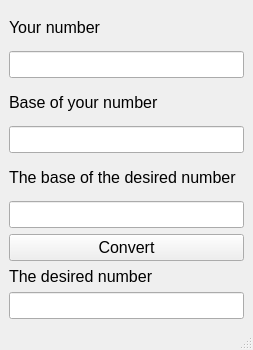
<?xml version="1.0" encoding="UTF-8"?>
<ui version="4.0">
 <class>MainWindow</class>
 <widget class="QMainWindow" name="MainWindow">
  <property name="geometry">
   <rect>
    <x>0</x>
    <y>0</y>
    <width>253</width>
    <height>350</height>
   </rect>
  </property>
  <property name="windowTitle">
   <string>MainWindow</string>
  </property>
  <widget class="QWidget" name="centralwidget">
   <layout class="QHBoxLayout" name="horizontalLayout">
    <item>
     <layout class="QVBoxLayout" name="verticalLayout">
      <item>
       <widget class="QLabel" name="label">
        <property name="font">
         <font>
          <pointsize>12</pointsize>
         </font>
        </property>
        <property name="text">
         <string>Your number</string>
        </property>
       </widget>
      </item>
      <item>
       <widget class="QLineEdit" name="EditNumber">
        <property name="font">
         <font>
          <pointsize>12</pointsize>
         </font>
        </property>
       </widget>
      </item>
      <item>
       <widget class="QLabel" name="label_2">
        <property name="font">
         <font>
          <pointsize>12</pointsize>
         </font>
        </property>
        <property name="text">
         <string>Base of your number</string>
        </property>
       </widget>
      </item>
      <item>
       <widget class="QLineEdit" name="EditBaseNumber">
        <property name="font">
         <font>
          <pointsize>12</pointsize>
         </font>
        </property>
       </widget>
      </item>
      <item>
       <widget class="QLabel" name="label_3">
        <property name="font">
         <font>
          <pointsize>12</pointsize>
         </font>
        </property>
        <property name="text">
         <string>The base of the desired number</string>
        </property>
       </widget>
      </item>
      <item>
       <widget class="QLineEdit" name="EditDesiredNumber">
        <property name="font">
         <font>
          <pointsize>12</pointsize>
         </font>
        </property>
       </widget>
      </item>
      <item>
       <widget class="QPushButton" name="TransitButton">
        <property name="font">
         <font>
          <pointsize>12</pointsize>
         </font>
        </property>
        <property name="text">
         <string>Convert</string>
        </property>
       </widget>
      </item>
      <item>
       <layout class="QVBoxLayout" name="verticalLayout_2">
        <item>
         <widget class="QLabel" name="label_4">
          <property name="font">
           <font>
            <pointsize>12</pointsize>
           </font>
          </property>
          <property name="text">
           <string>The desired number</string>
          </property>
         </widget>
        </item>
        <item>
         <widget class="QLineEdit" name="DesiredNumber">
          <property name="font">
           <font>
            <pointsize>12</pointsize>
           </font>
          </property>
          <property name="readOnly">
           <bool>true</bool>
          </property>
         </widget>
        </item>
       </layout>
      </item>
     </layout>
    </item>
   </layout>
  </widget>
  <widget class="QMenuBar" name="menubar">
   <property name="geometry">
    <rect>
     <x>0</x>
     <y>0</y>
     <width>253</width>
     <height>22</height>
    </rect>
   </property>
  </widget>
  <widget class="QStatusBar" name="statusbar"/>
 </widget>
 <resources/>
 <connections/>
</ui>
